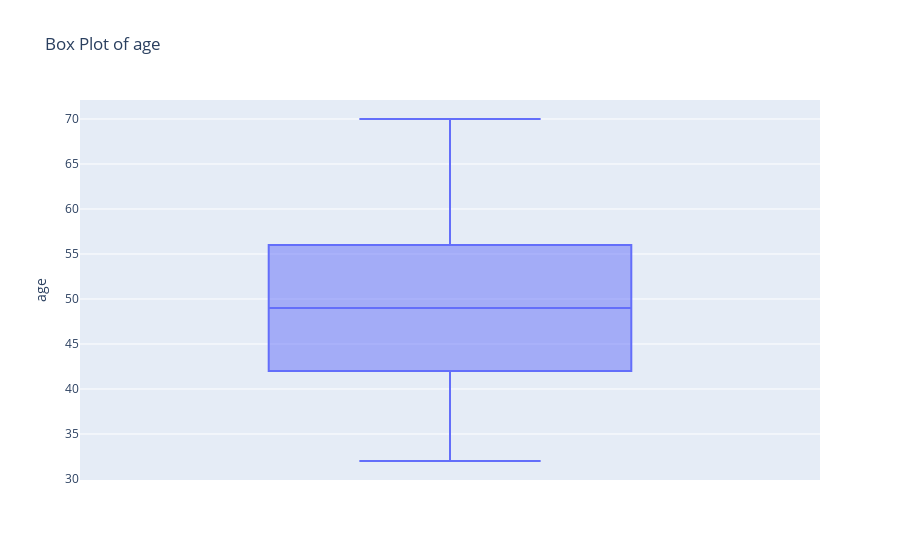
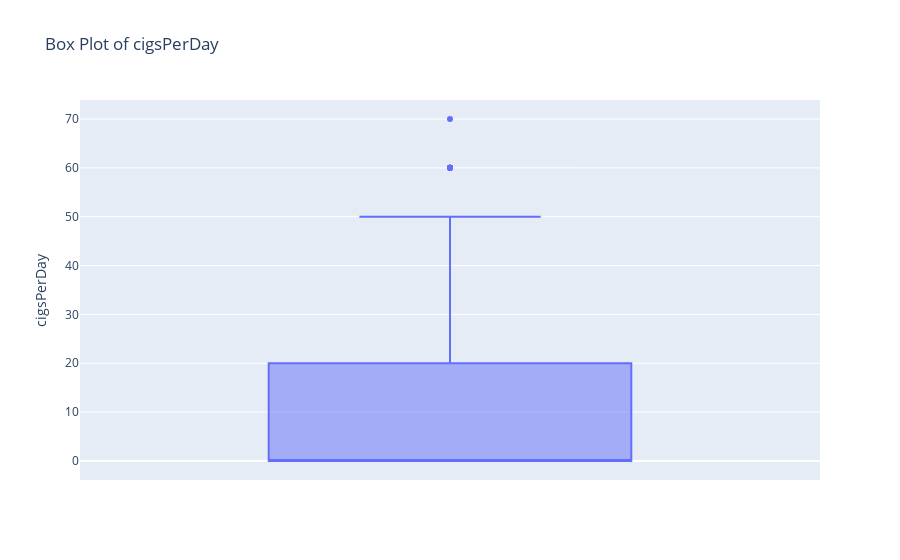
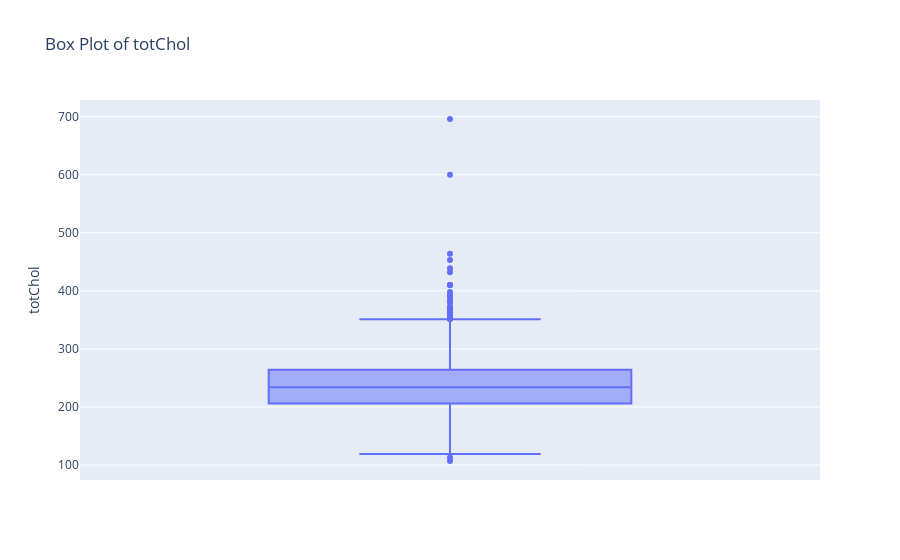
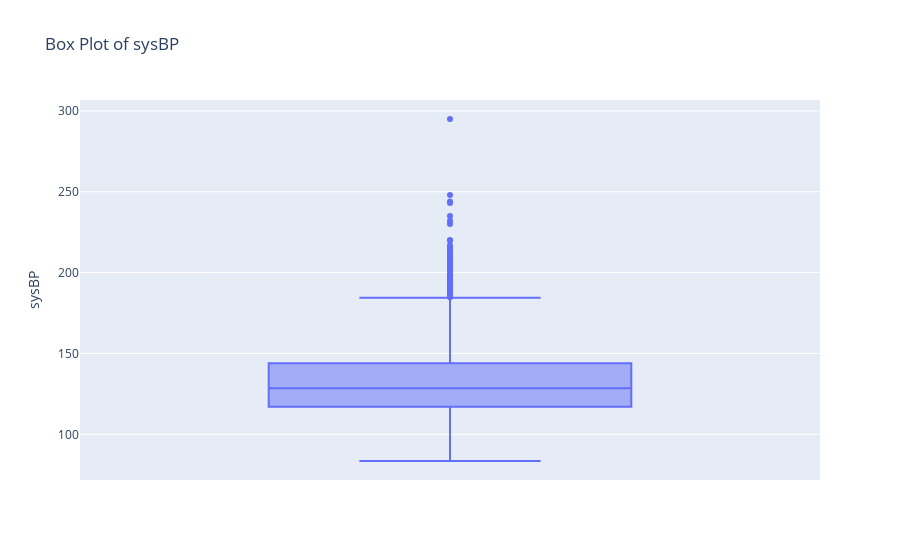

These figures' notebook cell, in order:
### Markdown cell above
## Observation: We can say that glucose has many outliers because it heavely right skewed

### Code cell
#Outlier Analysis
import plotly.express as px
for col in numeric_features:
    fig=px.box(df,y=col,title=f"Box Plot of {col}")
    fig.show()

### Figure 1 — Plotly figure (JSON) as saved in the notebook; plotly's stock layout.template omitted (floating-point values rounded to 4 significant figures; data arrays with more than 128 entries replaced by an {"elided": "..."} marker saying what was removed)
{"data": [{"alignmentgroup": "True", "hovertemplate": "age=%{y}<extra></extra>", "legendgroup": "", "marker": {"color": "#636efa"}, "name": "", "notched": false, "offsetgroup": "", "orientation": "v", "showlegend": false, "type": "box", "x0": " ", "xaxis": "x", "y": {"elided": "3390 int values"}, "y0": " ", "yaxis": "y"}], "layout": {"boxmode": "group", "legend": {"tracegroupgap": 0}, "title": {"text": "Box Plot of age"}, "xaxis": {"anchor": "y", "domain": [0, 1]}, "yaxis": {"anchor": "x", "domain": [0, 1], "title": {"text": "age"}}}}

### Figure 2 — Plotly figure (JSON) as saved in the notebook; plotly's stock layout.template omitted (floating-point values rounded to 4 significant figures; data arrays with more than 128 entries replaced by an {"elided": "..."} marker saying what was removed)
{"data": [{"alignmentgroup": "True", "hovertemplate": "cigsPerDay=%{y}<extra></extra>", "legendgroup": "", "marker": {"color": "#636efa"}, "name": "", "notched": false, "offsetgroup": "", "orientation": "v", "showlegend": false, "type": "box", "x0": " ", "xaxis": "x", "y": {"elided": "3390 int values"}, "y0": " ", "yaxis": "y"}], "layout": {"boxmode": "group", "legend": {"tracegroupgap": 0}, "title": {"text": "Box Plot of cigsPerDay"}, "xaxis": {"anchor": "y", "domain": [0, 1]}, "yaxis": {"anchor": "x", "domain": [0, 1], "title": {"text": "cigsPerDay"}}}}

### Figure 3 — Plotly figure (JSON) as saved in the notebook; plotly's stock layout.template omitted (floating-point values rounded to 4 significant figures; data arrays with more than 128 entries replaced by an {"elided": "..."} marker saying what was removed)
{"data": [{"alignmentgroup": "True", "hovertemplate": "totChol=%{y}<extra></extra>", "legendgroup": "", "marker": {"color": "#636efa"}, "name": "", "notched": false, "offsetgroup": "", "orientation": "v", "showlegend": false, "type": "box", "x0": " ", "xaxis": "x", "y": {"elided": "3390 int values"}, "y0": " ", "yaxis": "y"}], "layout": {"boxmode": "group", "legend": {"tracegroupgap": 0}, "title": {"text": "Box Plot of totChol"}, "xaxis": {"anchor": "y", "domain": [0, 1]}, "yaxis": {"anchor": "x", "domain": [0, 1], "title": {"text": "totChol"}}}}

### Figure 4 — Plotly figure (JSON) as saved in the notebook; plotly's stock layout.template omitted (floating-point values rounded to 4 significant figures; data arrays with more than 128 entries replaced by an {"elided": "..."} marker saying what was removed)
{"data": [{"alignmentgroup": "True", "hovertemplate": "sysBP=%{y}<extra></extra>", "legendgroup": "", "marker": {"color": "#636efa"}, "name": "", "notched": false, "offsetgroup": "", "orientation": "v", "showlegend": false, "type": "box", "x0": " ", "xaxis": "x", "y": {"elided": "3390 float values"}, "y0": " ", "yaxis": "y"}], "layout": {"boxmode": "group", "legend": {"tracegroupgap": 0}, "title": {"text": "Box Plot of sysBP"}, "xaxis": {"anchor": "y", "domain": [0, 1]}, "yaxis": {"anchor": "x", "domain": [0, 1], "title": {"text": "sysBP"}}}}
